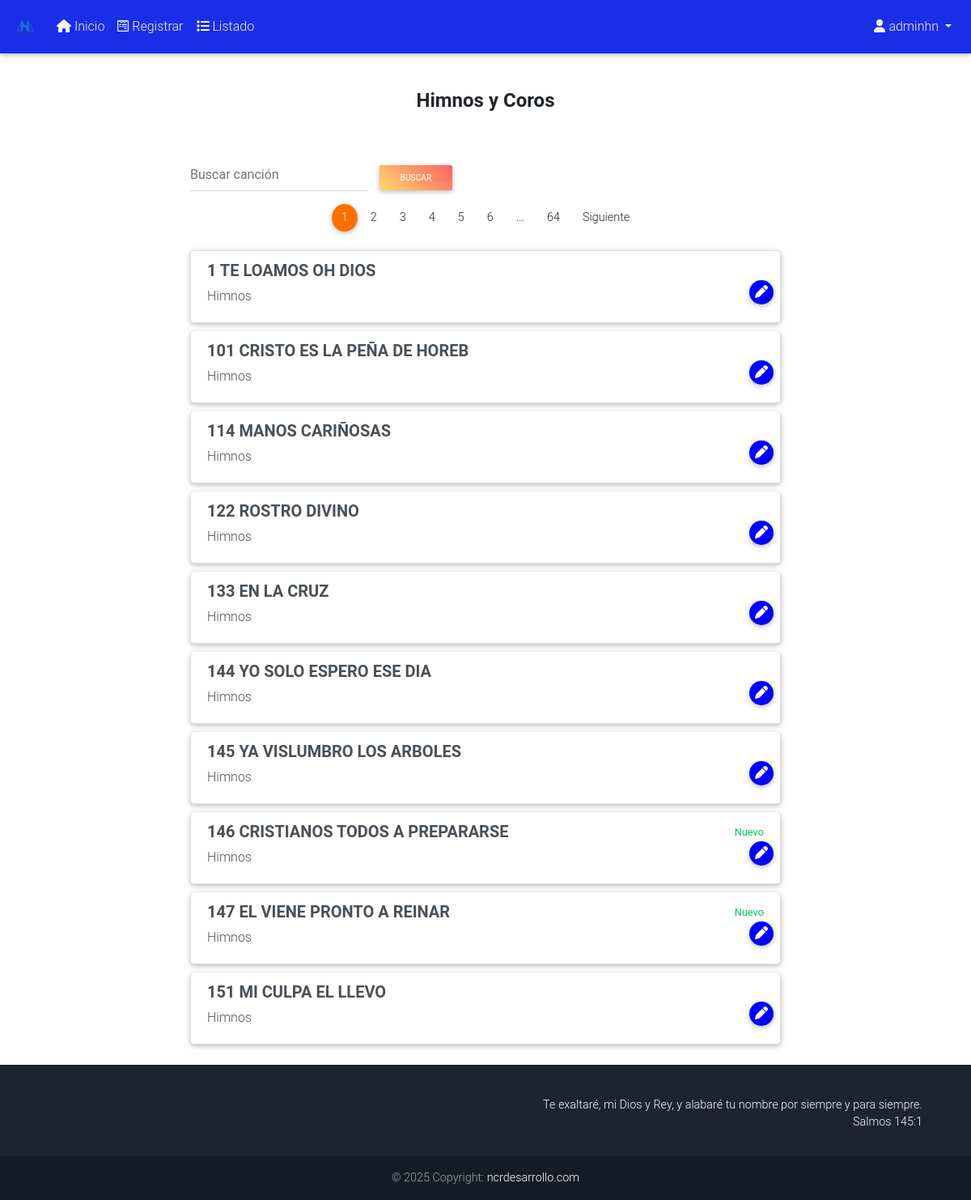
/table-song/ (signed in), run on the app's committed database.
### mainapp/models.py (models this page shows, shortened)
class Himnosycoros(models.Model):
    id_himno = models.AutoField(primary_key=True)
    titulo = models.CharField(max_length=150, verbose_name="Título")
    categorias = [
        ('Adoracion', 'Adoracion'),
        ('Alabanza', 'Alabanza'),
        ('Himnos', 'Himnos'),
    ]
    categoria = models.CharField(max_length=25, choices=categorias, default="Adoracion")
    tonos = [
        ('mayor', 'Mayor'),
        ('menor', 'Menor')
    ]
    tono = models.CharField(max_length=10, choices=tonos, default="mayor")
    notas = [
        ('C', 'C'),
        ('Cm', 'Cm'),
        ('D', 'D'),
        ('Dm', 'Dm'),
        ('E', 'E'),
        ('Em', 'Em'),
        ('F', 'F'),
        ('Fm', 'Fm'),
        ('G', 'G'),
        ('Gm', 'Gm'),
        ('A', 'A'),
        ('Am', 'Am'),
        ('B', 'B'),
        ('Bm', 'Bm'),
    ]
    nota = models.CharField(max_length=10, choices=notas, default="C")
    tipos = [
        ('Alabanza', 'Alabanza'),
        ('Misioneros', 'Misioneros'),
        ('Evangelisticos', 'Evangelisticos'),
    ]
    tipo = models.CharField(max_length=25, choices=tipos, default="Alabanza")
    autor = models.CharField(max_length=50, default="", verbose_name="Autor", null=True, blank=True)
    himno = models.TextField()
    url = models.CharField(max_length=150, verbose_name="Url", default="", null=True, blank=True)
    estados = [
        ('nuevo', 'nuevo'),
        ('', ''),
    ]
    estado = models.CharField(max_length=50, verbose_name="Estado", choices=estados, default="nuevo", null=True, blank=True)
    numerotono = models.IntegerField(default=0)
    class Meta:
        verbose_name = "Himno y Coro"
        verbose_name_plural = "Himnos y Coros"

### mainapp/views.py (the view)
# urls.py: path('table-song/',mainapp.views.table_song, name='table_song'),
@login_required(login_url="login")
def table_song(request):
    queryset = request.GET.get("buscar_cancion")
    song = Himnosycoros.objects.order_by('titulo')
    if queryset:
        query = Q(titulo__contains=queryset)
        query.add(Q(himno__contains=queryset), Q.OR)
        song = Himnosycoros.objects.filter(query)
    paginator = Paginator(song, 10)
    page = request.GET.get('page')
    page_canciones = paginator.get_page(page)
    return render(request, 'tabla_canciones_agregadas.html',{
        'titulo': "Himnos y Coros",
        'canciones': page_canciones,
        'paginator': paginator
    })

### mainapp/templates/tabla_canciones_agregadas.html (shortened to what this page needs)
{% extends 'layout.html' %}
{% block container %}
<div class="container contenedor_vista_cancion">
  <div class="row row-offcanvas row-offcanvas-right" id="content-cancion">
    <div class="col-sm-12 col-md-2 col-lg-2 sidebar-offcanvas" id="sidebar">
    </div>
    <div class="col-12 col-md-8" id="pagina">
      <div class="row">
        <div class="card-body text-center">
          <h5 class="card-title h4  font-weight-bold">{{titulo}}</h5>
        </div>
      </div>
      <div class="list-group">
          <form class="form-inline md-form mr-auto mb-2"  method="GET">
            <input class="form-control mr-sm-2" type="search" name="buscar_cancion"
            placeholder="Buscar canción" value="{{request.GET.buscar_cancion}}" aria-label="Search">
            <button class="btn peach-gradient btn-rounded btn-sm my-0" type="submit">Buscar</button>
          </form>
          {% include 'pagination.html' %}
        {% for cancion in canciones  %}
        <a href="{% url 'cancion' id_cancion=cancion.id_himno %}"
          class="list-group-item list-group-item-action flex-column align-items-start z-depth-1" style="margin-bottom: 10px; border-radius: 5px;">
            <div class="row">
              <div class="col-md-8 col-lg-8 col-sm-12">
                  <h5 class="mb-2 h5 font-weight-bold">{{cancion.titulo}}</h5>
                  <p class="mb-2">{{cancion.categoria}}</p>
              </div>
              <div class="col-md-4 col-lg-4 col-sm-12 text-right">
                {% if cancion.estado == "nuevo" %}
                  <small class="text-muted text-success">Nuevo</small>
                {% endif %}
                <br>
                <div class="row float-right">
                  <form action="{% url 'show_form_song_edit' %}" method="POST">
                    <button type="submit" class="btn_editar_lista z-depth-1"><i class="fas fa-pen"></i></button>
                  </form>
                </div>
              </div>
          </div>
        </a>
        {% endfor %}
      </div>
    </div>
    <div class="col-sm-12 col-md-2 col-lg-2 sidebar-offcanvas" id="sidebar">
    </div>
  </div>
</div>
{% endblock  %}

### mainapp/templates/layout.html (shortened to what this page needs)
{% load static %}
<!doctype html>
<html lang="en">
  <head>
    <link rel="stylesheet" href="{% static 'css/bootstrap.min.css' %}">
    <link href="{% static 'css/all.css' %}" rel="stylesheet">
    <link rel="stylesheet" href="{% static 'css/mdb.min.css' %}">
    <link rel="stylesheet" href="{% static 'css/style.css' %}">
  </head>
  <body>
    <nav class="navbar navbar-expand-lg navbar-dark fixed-top scrolling-navbar"
      style="background-color: #192ee6; color: cornsilk;">
      <a class="navbar-brand" href="">
        <img src="{% static 'images/logotipo.svg' %}" width="30" height="30" alt="">
      </a>
      <div class="collapse navbar-collapse" id="navbarSupportedContent">
        <ul class="navbar-nav mr-auto">
          <li class="nav-item">
            <a class="nav-link" href="{% url 'index' %}"><i class="fas fa-home"></i> Inicio</a>
          </li>
        {% if user.username %}
        <li class="nav-item">
          <a class="nav-link" href="{% url 'register_song' %}"><i class="fab fa-wpforms"></i> Registrar</a>
        </li>
        <li class="nav-item">
          <a class="nav-link" href="{% url 'table_song' %}"><i class="fa fa-list"></i> Listado</a>
        </li>
          {% endif %}
        </ul>
        <ul class="navbar-nav ml-auto">
          {% if user.username %}
          <li class="nav-item dropdown">
            <a class="nav-link dropdown-toggle" id="navbarDropdownMenuLink-4" data-toggle="dropdown"
              aria-haspopup="true" aria-expanded="false"><i class="fas fa-user"></i> {{request.user.username}} </a>
          </li>
          {% else %}
          <li class="nav-item">
            <a class="btn btn-outline-white btn-md my-2 my-sm-0 ml-3" href="{% url 'login' %}">Iniciar sesión</a>
          </li>
          {% endif %}
        </ul>
      </div>
    </nav>
    {% block container %}
    {% endblock  %}
    <footer class="page-footer font-small unique-color-dark pt-4">
      <div class="container text-center">
        <p>Te exaltaré, mi Dios y Rey,
          y alabaré tu nombre por siempre y para siempre. <br>Salmos 145:1</p>
      </div>
      <div class="footer-copyright text-center py-3">© {% now "Y" %} Copyright:
        <a target="blank" href="https://ncrdesarrollo.com/"> ncrdesarrollo.com</a>
      </div>
    </footer>
  </body>
</html>

### mainapp/static/css/all.css (style rules this page uses)
.fa-list:before { content: "\f03a"; }
.fa-pen:before { content: "\f304"; }
.fa-user:before { content: "\f007"; }
.fa-wpforms:before { content: "\f298"; }

### mainapp/static/css/style.css (style rules this page uses)
.btn_editar_lista, .btn_eliminar_lista { width: 30px !important; height: 30px !important; border-radius: 50%; margin-right: 3px; color: #fefefe; border: none; }
.btn_editar_lista { background-color: blue; }
.contenedor_vista_cancion { margin-top: 90px; }
.nav-link { color: whitesmoke !important; }
#content-cancion { margin-top: 15px; }
footer { margin-top: 15px; }
footer p { text-align: right; padding: 15px; }

### data on the page
Himnosycoros: titulo "1 TE LOAMOS OH DIOS", categoria "Himnos"
Himnosycoros: titulo "101 CRISTO ES LA PEÑA DE HOREB", categoria "Himnos"
Himnosycoros: titulo "114 MANOS CARIÑOSAS", categoria "Himnos"
Himnosycoros: titulo "122 ROSTRO DIVINO", categoria "Himnos"
Himnosycoros: titulo "133 EN LA CRUZ", categoria "Himnos"
Himnosycoros: titulo "144 YO SOLO ESPERO ESE DIA", categoria "Himnos"
Himnosycoros: titulo "145 YA VISLUMBRO LOS ARBOLES", categoria "Himnos"
Himnosycoros: titulo "146 CRISTIANOS TODOS A PREPARARSE", categoria "Himnos", estado "Nuevo"
Himnosycoros: titulo "147 EL VIENE PRONTO A REINAR", categoria "Himnos", estado "Nuevo"
Himnosycoros: titulo "151 MI CULPA EL LLEVO", categoria "Himnos"

### other printed values
{{ request.user.username }} "adminhn"
{{ titulo }} "Himnos y Coros"
{{ page }} "1" "2" "3" "4" "5" "6"
{{ paginator.num_pages }} "64"
